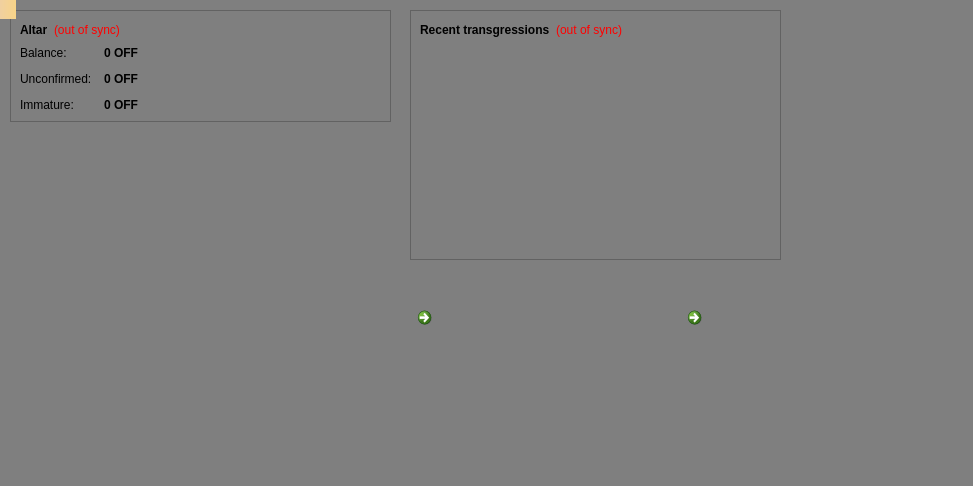
<?xml version="1.0" encoding="UTF-8"?>
<ui version="4.0">
 <class>OverviewPage</class>
 <widget class="QWidget" name="OverviewPage">
  <property name="geometry">
   <rect>
    <x>0</x>
    <y>0</y>
    <width>973</width>
    <height>486</height>
   </rect>
  </property>
  <property name="palette">
   <palette>
    <active>
     <colorrole role="Base">
      <brush brushstyle="SolidPattern">
       <color alpha="255">
        <red>255</red>
        <green>255</green>
        <blue>255</blue>
       </color>
      </brush>
     </colorrole>
     <colorrole role="Window">
      <brush brushstyle="SolidPattern">
       <color alpha="255">
        <red>127</red>
        <green>127</green>
        <blue>127</blue>
       </color>
      </brush>
     </colorrole>
    </active>
    <inactive>
     <colorrole role="Base">
      <brush brushstyle="SolidPattern">
       <color alpha="255">
        <red>255</red>
        <green>255</green>
        <blue>255</blue>
       </color>
      </brush>
     </colorrole>
     <colorrole role="Window">
      <brush brushstyle="SolidPattern">
       <color alpha="255">
        <red>127</red>
        <green>127</green>
        <blue>127</blue>
       </color>
      </brush>
     </colorrole>
    </inactive>
    <disabled>
     <colorrole role="Base">
      <brush brushstyle="SolidPattern">
       <color alpha="255">
        <red>127</red>
        <green>127</green>
        <blue>127</blue>
       </color>
      </brush>
     </colorrole>
     <colorrole role="Window">
      <brush brushstyle="SolidPattern">
       <color alpha="255">
        <red>127</red>
        <green>127</green>
        <blue>127</blue>
       </color>
      </brush>
     </colorrole>
    </disabled>
   </palette>
  </property>
  <property name="cursor">
   <cursorShape>PointingHandCursor</cursorShape>
  </property>
  <property name="windowTitle">
   <string>Form</string>
  </property>
  <property name="autoFillBackground">
   <bool>false</bool>
  </property>
  <widget class="QLabel" name="labelAlerts">
   <property name="geometry">
    <rect>
     <x>0</x>
     <y>0</y>
     <width>16</width>
     <height>19</height>
    </rect>
   </property>
   <property name="visible">
    <bool>false</bool>
   </property>
   <property name="styleSheet">
    <string notr="true">background-color: qlineargradient(x1: 0, y1: 0, x2: 1, y2: 0, stop:0 #F0D0A0, stop:1 #F8D488); color:#000000;</string>
   </property>
   <property name="wordWrap">
    <bool>true</bool>
   </property>
   <property name="margin">
    <number>3</number>
   </property>
  </widget>
  <widget class="QLabel" name="label_2">
   <property name="geometry">
    <rect>
     <x>10</x>
     <y>100</y>
     <width>1511</width>
     <height>381</height>
    </rect>
   </property>
   <property name="text">
    <string/>
   </property>
   <property name="pixmap">
    <pixmap resource="../bitcoin.qrc">:/images/wallet_bgcoin</pixmap>
   </property>
  </widget>
  <widget class="QWidget" name="layoutWidget">
   <property name="geometry">
    <rect>
     <x>10</x>
     <y>10</y>
     <width>381</width>
     <height>181</height>
    </rect>
   </property>
   <layout class="QVBoxLayout" name="verticalLayout_2">
    <item>
     <widget class="QFrame" name="frame">
      <property name="frameShape">
       <enum>QFrame::StyledPanel</enum>
      </property>
      <property name="frameShadow">
       <enum>QFrame::Raised</enum>
      </property>
      <layout class="QVBoxLayout" name="verticalLayout_4">
       <item>
        <layout class="QHBoxLayout" name="horizontalLayout_4">
         <item>
          <widget class="QLabel" name="label_5">
           <property name="font">
            <font>
             <weight>75</weight>
             <bold>true</bold>
            </font>
           </property>
           <property name="text">
            <string>Altar</string>
           </property>
          </widget>
         </item>
         <item>
          <widget class="QLabel" name="labelWalletStatus">
           <property name="toolTip">
            <string>&lt;html&gt;&lt;head/&gt;&lt;body&gt;&lt;p&gt;The displayed information may be out of date. Your wallet automatically synchronizes with the Offering network after a connection is established, but this process has not completed yet.&lt;/p&gt;&lt;/body&gt;&lt;/html&gt;</string>
           </property>
           <property name="styleSheet">
            <string notr="true">QLabel { color: red; }</string>
           </property>
           <property name="text">
            <string notr="true">(out of sync)</string>
           </property>
           <property name="alignment">
            <set>Qt::AlignLeading|Qt::AlignLeft|Qt::AlignVCenter</set>
           </property>
          </widget>
         </item>
         <item>
          <spacer name="horizontalSpacer_2">
           <property name="orientation">
            <enum>Qt::Horizontal</enum>
           </property>
           <property name="sizeHint" stdset="0">
            <size>
             <width>40</width>
             <height>20</height>
            </size>
           </property>
          </spacer>
         </item>
        </layout>
       </item>
       <item>
        <layout class="QFormLayout" name="formLayout_2">
         <property name="fieldGrowthPolicy">
          <enum>QFormLayout::AllNonFixedFieldsGrow</enum>
         </property>
         <property name="horizontalSpacing">
          <number>12</number>
         </property>
         <property name="verticalSpacing">
          <number>12</number>
         </property>
         <item row="0" column="0">
          <widget class="QLabel" name="label">
           <property name="text">
            <string>Balance:</string>
           </property>
          </widget>
         </item>
         <item row="0" column="1">
          <widget class="QLabel" name="labelBalance">
           <property name="font">
            <font>
             <weight>75</weight>
             <bold>true</bold>
            </font>
           </property>
           <property name="cursor">
            <cursorShape>IBeamCursor</cursorShape>
           </property>
           <property name="toolTip">
            <string>Your current balance</string>
           </property>
           <property name="text">
            <string notr="true">0 OFF</string>
           </property>
           <property name="textInteractionFlags">
            <set>Qt::LinksAccessibleByMouse|Qt::TextSelectableByKeyboard|Qt::TextSelectableByMouse</set>
           </property>
          </widget>
         </item>
         <item row="1" column="0">
          <widget class="QLabel" name="label_3">
           <property name="text">
            <string>Unconfirmed:</string>
           </property>
          </widget>
         </item>
         <item row="1" column="1">
          <widget class="QLabel" name="labelUnconfirmed">
           <property name="font">
            <font>
             <weight>75</weight>
             <bold>true</bold>
            </font>
           </property>
           <property name="cursor">
            <cursorShape>IBeamCursor</cursorShape>
           </property>
           <property name="toolTip">
            <string>Total of transactions that have yet to be confirmed, and do not yet count toward the current balance</string>
           </property>
           <property name="text">
            <string notr="true">0 OFF</string>
           </property>
           <property name="textInteractionFlags">
            <set>Qt::LinksAccessibleByMouse|Qt::TextSelectableByKeyboard|Qt::TextSelectableByMouse</set>
           </property>
          </widget>
         </item>
         <item row="2" column="0">
          <widget class="QLabel" name="labelImmatureText">
           <property name="text">
            <string>Immature:</string>
           </property>
          </widget>
         </item>
         <item row="2" column="1">
          <widget class="QLabel" name="labelImmature">
           <property name="font">
            <font>
             <weight>75</weight>
             <bold>true</bold>
            </font>
           </property>
           <property name="toolTip">
            <string>Mined balance that has not yet matured</string>
           </property>
           <property name="text">
            <string notr="true">0 OFF</string>
           </property>
           <property name="textInteractionFlags">
            <set>Qt::LinksAccessibleByMouse|Qt::TextSelectableByKeyboard|Qt::TextSelectableByMouse</set>
           </property>
          </widget>
         </item>
        </layout>
       </item>
      </layout>
     </widget>
    </item>
    <item>
     <spacer name="verticalSpacer">
      <property name="orientation">
       <enum>Qt::Vertical</enum>
      </property>
      <property name="sizeHint" stdset="0">
       <size>
        <width>20</width>
        <height>40</height>
       </size>
      </property>
     </spacer>
    </item>
   </layout>
  </widget>
  <widget class="QFrame" name="frame_2">
   <property name="geometry">
    <rect>
     <x>410</x>
     <y>10</y>
     <width>371</width>
     <height>250</height>
    </rect>
   </property>
   <property name="frameShape">
    <enum>QFrame::StyledPanel</enum>
   </property>
   <property name="frameShadow">
    <enum>QFrame::Raised</enum>
   </property>
   <layout class="QVBoxLayout" name="verticalLayout">
    <item>
     <layout class="QHBoxLayout" name="horizontalLayout_2">
      <item>
       <widget class="QLabel" name="label_4">
        <property name="text">
         <string>&lt;html&gt;&lt;head/&gt;&lt;body&gt;&lt;p&gt;&lt;span style=&quot; font-weight:600;&quot;&gt;Recent transgressions&lt;/span&gt;&lt;/p&gt;&lt;/body&gt;&lt;/html&gt;</string>
        </property>
       </widget>
      </item>
      <item>
       <widget class="QLabel" name="labelTransactionsStatus">
        <property name="toolTip">
         <string>&lt;html&gt;&lt;head/&gt;&lt;body&gt;&lt;p&gt;The displayed information may be out of date. Your wallet automatically synchronizes with the Offering network after a connection is established, but this process has not completed yet.&lt;/p&gt;&lt;/body&gt;&lt;/html&gt;</string>
        </property>
        <property name="styleSheet">
         <string notr="true">QLabel { color: red; }</string>
        </property>
        <property name="text">
         <string notr="true">(out of sync)</string>
        </property>
        <property name="alignment">
         <set>Qt::AlignRight|Qt::AlignTrailing|Qt::AlignVCenter</set>
        </property>
       </widget>
      </item>
      <item>
       <spacer name="horizontalSpacer">
        <property name="orientation">
         <enum>Qt::Horizontal</enum>
        </property>
        <property name="sizeHint" stdset="0">
         <size>
          <width>40</width>
          <height>20</height>
         </size>
        </property>
       </spacer>
      </item>
     </layout>
    </item>
    <item>
     <widget class="QListView" name="listTransactions">
      <property name="styleSheet">
       <string notr="true">QListView { background: transparent; }</string>
      </property>
      <property name="frameShape">
       <enum>QFrame::NoFrame</enum>
      </property>
      <property name="verticalScrollBarPolicy">
       <enum>Qt::ScrollBarAlwaysOff</enum>
      </property>
      <property name="horizontalScrollBarPolicy">
       <enum>Qt::ScrollBarAlwaysOff</enum>
      </property>
      <property name="selectionMode">
       <enum>QAbstractItemView::NoSelection</enum>
      </property>
     </widget>
    </item>
   </layout>
  </widget>
  <widget class="QLabel" name="label_6">
   <property name="geometry">
    <rect>
     <x>540</x>
     <y>300</y>
     <width>131</width>
     <height>141</height>
    </rect>
   </property>
   <property name="text">
    <string/>
   </property>
   <property name="pixmap">
    <pixmap resource="../bitcoin.qrc">:/icons/bitcoin</pixmap>
   </property>
  </widget>
  <widget class="QCommandLinkButton" name="commandLinkButton">
   <property name="geometry">
    <rect>
     <x>410</x>
     <y>300</y>
     <width>111</width>
     <height>151</height>
    </rect>
   </property>
   <property name="text">
    <string/>
   </property>
   <property name="icon">
    <iconset resource="../bitcoin.qrc">
     <normaloff>:/icons/book</normaloff>:/icons/book</iconset>
   </property>
   <property name="iconSize">
    <size>
     <width>128</width>
     <height>128</height>
    </size>
   </property>
  </widget>
  <widget class="QCommandLinkButton" name="commandLinkButton_2">
   <property name="geometry">
    <rect>
     <x>680</x>
     <y>300</y>
     <width>121</width>
     <height>151</height>
    </rect>
   </property>
   <property name="text">
    <string/>
   </property>
   <property name="icon">
    <iconset resource="../bitcoin.qrc">
     <normaloff>:/icons/altar</normaloff>:/icons/altar</iconset>
   </property>
   <property name="iconSize">
    <size>
     <width>128</width>
     <height>128</height>
    </size>
   </property>
  </widget>
  <zorder>label_2</zorder>
  <zorder>layoutWidget</zorder>
  <zorder>frame_2</zorder>
  <zorder>labelAlerts</zorder>
  <zorder>label_6</zorder>
  <zorder>commandLinkButton</zorder>
  <zorder>commandLinkButton_2</zorder>
 </widget>
 <resources>
  <include location="../bitcoin.qrc"/>
 </resources>
 <connections/>
</ui>
